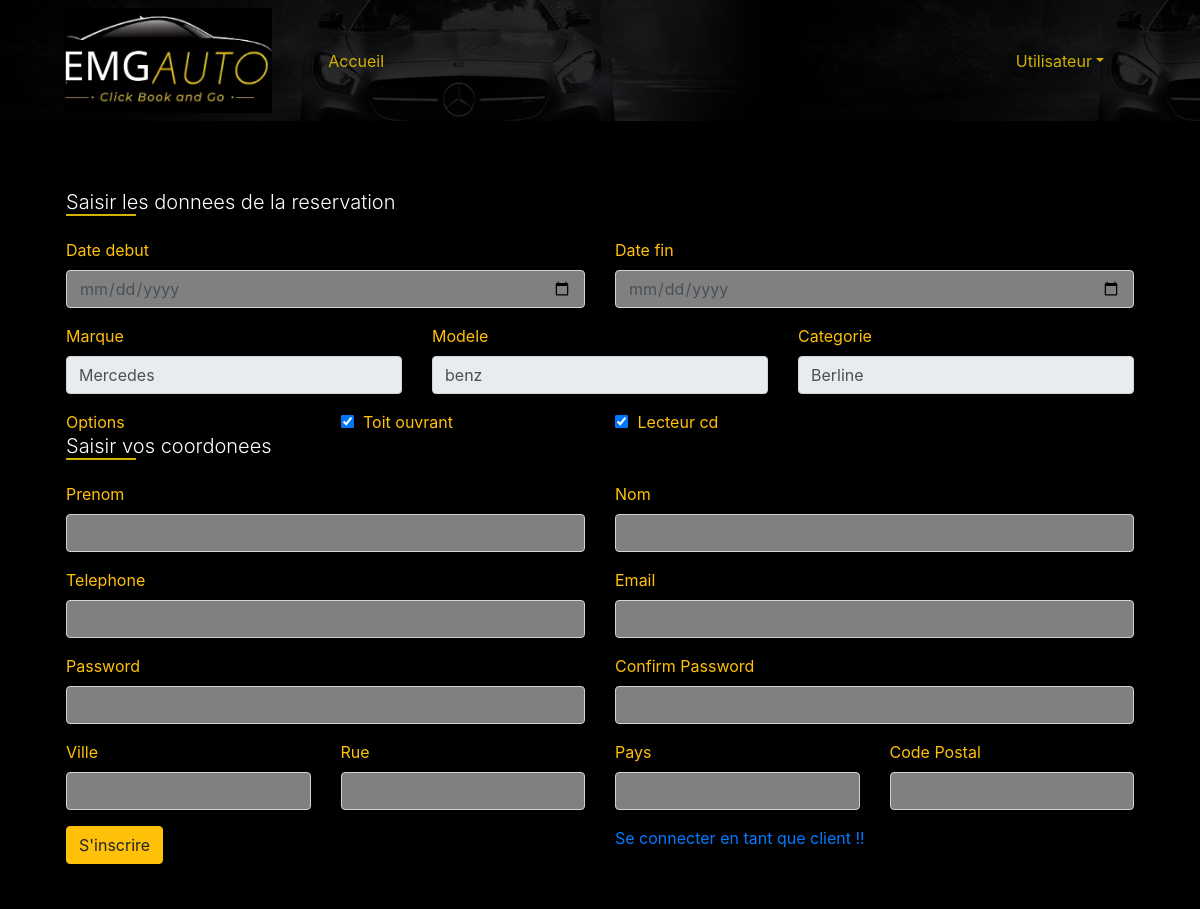
The page /?controlleurs=reservation&views=ajout.reservation&id_vehicule=2 on the database its author committed.
### tables this page shows
CREATE TABLE `vehicule` (
  `id_vehicule` int NOT NULL,
  `numero_vehicule` int NOT NULL,
  `immatriculation_vehicule` varchar(20) NOT NULL,
  `kilometrage_vehicule` varchar(20) NOT NULL,
  `volume_m3` int DEFAULT NULL,
  `charge_maximale_kg` int DEFAULT NULL,
  `longueur` int DEFAULT NULL,
  `largeur` int DEFAULT NULL,
  `hauteur` int DEFAULT NULL,
  `id_categorie` int NOT NULL,
  `id_modele` int NOT NULL,
  `id_marque` int NOT NULL,
  `id_type_vehicule` int NOT NULL,
  `id_etat` int NOT NULL
);

CREATE TABLE `marque` (
  `id_marque` int NOT NULL,
  `nom_marque` varchar(100) NOT NULL,
  `etat` enum('normal','archiver') NOT NULL
);

CREATE TABLE `modele` (
  `id_modele` int NOT NULL,
  `nom_modele` varchar(100) NOT NULL,
  `etat` enum('normal','archiver') NOT NULL
);

CREATE TABLE `categorie` (
  `id_categorie` int NOT NULL,
  `nom_categorie` varchar(100) NOT NULL,
  `prix_location_jour` int NOT NULL,
  `prix_location_km` int NOT NULL,
  `caution` int NOT NULL,
  `etat` enum('normal','archiver','disponible','indisponible') NOT NULL
);

CREATE TABLE `vehicule_option_vehicule` (
  `id_option_vehicule` int NOT NULL,
  `id_vehicule` int NOT NULL,
  `id_vehicule_option_vehicule` int NOT NULL
);

CREATE TABLE `option_vehicule` (
  `id_option_vehicule` int NOT NULL,
  `nom_option_vehicule` varchar(100) NOT NULL,
  `etat` enum('normal','archiver') NOT NULL
);

### public/index.php (called while the page is built, shortened)
<?php
    require(ROUTE_DIR.'lib/router.php');
?>

### modele/vehicule.model.php (called while the page is built, shortened)
<?php
    function find_vehicule_by_id( $id_vehicule):array{
        $pdo= ouvrir_connection_db();
        $sql="SELECT * from vehicule v,categorie c,marque ma,modele mo,type_vehicule tv
                where v.id_categorie=c.id_categorie
                    and v.id_marque=ma.id_marque
                    and v.id_type_vehicule=tv.id_type_vehicule
                    and v.id_modele=mo.id_modele
                    and v.id_vehicule=?";
        $sth = $pdo->prepare($sql, array(PDO::ATTR_CURSOR => PDO::CURSOR_FWDONLY));
        $sth->execute(array($id_vehicule));
        $vehicule = $sth->fetchAll(PDO::FETCH_ASSOC);
        return $vehicule;
    }
    function find_all_vehicule_option_vehicule($id_vehicule){
        $pdo= ouvrir_connection_db();
        $sql="SELECT ve.*,op.* FROM `vehicule_option_vehicule` ve,option_vehicule op,vehicule v
                 WHERE v.id_vehicule=ve.id_vehicule
                    and ve.id_option_vehicule=op.id_option_vehicule
                         and v.id_vehicule=? ";
        $sth = $pdo->prepare($sql, array(PDO::ATTR_CURSOR => PDO::CURSOR_FWDONLY));
        $sth->execute(array($id_vehicule));
        $vehicule = $sth->fetchAll(PDO::FETCH_ASSOC);
        return $vehicule;
    }
?>

### lib/autorisation.php (called while the page is built, shortened)
<?php
      function est_connect():bool{
        return isset($_SESSION['userConnect']);
     }
?>

### views/reservation/ajout.reservation.html.php (the view, shortened to what this page needs)
<?php
require_once(ROUTE_DIR.'views/imc/header.html.php'); ?>
<div class="container">
          <form action="" method="post">
            <div class="card text-left group shadow mb-4">
                <div class="card-body">
                    <div class="row jjj">
                        <div class="col-md-12">
                            <h3 class="section-title font-weight-light text-white mb-4">
                                <span class="headline">Saisir les donnees de la reservation</span>
                            </h3 >
                        </div>
                    </div>
                     <div class="row">
                         <div class="col-md-6">
                            <div class="form-group">
                                <label for="" class="text-warning">Date debut</label>
                                <input type="date" name="date_debut" id="" class="form-control" placeholder="" aria-describedby="helpId">
                            </div>
                         </div>
                         <div class="col-md-6">
                            <div class="form-group">
                                <label for="" class="text-warning">Date fin</label>
                                <input type="date" name="date_fin" id="" class="form-control" placeholder="" aria-describedby="helpId">
                            </div>
                         </div>
                     </div>
                     <div class="row">
                         <div class="col-md-4">
                             <div class="form-group">
                               <label for="" class="text-warning">Marque</label>
                               <input type="text" name="marque" value="<?=$vehicule[0]['nom_marque']?>" id="" class="form-control bg" disabled  placeholder="" aria-describedby="helpId">
                             </div>
                         </div>
                         <div class="col-md-4">
                             <div class="form-group">
                               <label for="" class="text-warning">Modele</label>
                               <input type="text" name="modele" id="" class="form-control bg" value="<?=$vehicule[0]['nom_modele']?>" disabled placeholder="" aria-describedby="helpId">
                             </div>
                         </div>
                         <div class="col-md-4">
                             <div class="form-group">
                               <label for="" class="text-warning">Categorie</label>
                               <input type="text" name="categorie" id="" class="form-control" value="<?=$vehicule[0]['nom_categorie']?>" disabled placeholder="" aria-describedby="helpId">
                             </div>
                         </div>
                     </div>
                     <div class="row ">
                        <div class="col-md-3">
                            <div class="form-check form-check-inline">
                                <label class="form-check-label text-warning">
                                    Options
                                </label>
                            </div>
                        </div>
                    <?php foreach($options as $option): ?>
                        <div class="col-md-3">
                            <div class="form-check form-check-inline">
                                <label class="form-check-label text-warning">
                                        <input type="checkbox" class="form-check-input" name="" id="" value="checkedValue" checked> <?=$option['nom_option_vehicule']?>
                                </label>
                            </div>
                        </div>
                     <?php endforeach ?>
                     </div>
                     <?php if(!est_connect() ): ?>
                    <div class="row jjjj">
                        <div class="col-md-12">
                            <h3 class="section-title font-weight-light text-white mb-4">
                                <span class="headline">Saisir vos coordonees</span>
                            </h3 >
                        </div>
                    </div>
                    <div class="row">
                        <div class="col-md-6">
                            <div class="form-group">
                                    <label for="" class="text-warning">Prenom</label>
                                    <input type="text"
                                        class="form-control" name="prenom" id="" aria-describedby="helpId" placeholder="">
                             </div>
                        </div>
                        <div class="col-md-6">
                            <div class="form-group">
                                    <label for="" class="text-warning">Nom</label>
                                    <input type="text"
                                        class="form-control" name="nom" id="" aria-describedby="helpId" placeholder="">
                             </div>
                        </div>
                     </div>
                     <div class="row">
                        <div class="col-md-6">
                            <div class="form-group">
                                    <label for="" class="text-warning">Telephone</label>
                                    <input type="text"
                                        class="form-control" name="telephone" id="" aria-describedby="helpId" placeholder="">
                             </div>
                        </div>
                        <div class="col-md-6">
                            <div class="form-group">
                                    <label for="" class="text-warning">Email</label>
                                    <input type="text"
                                        class="form-control" name="login" id="" aria-describedby="helpId" placeholder="">
                             </div>
                        </div>
                     </div>
                     <div class="row">
                        <div class="col-md-6">
                            <div class="form-group">
                                    <label for="" class="text-warning">Password</label>
                                    <input type="text"
                                        class="form-control" name="password" id="" aria-describedby="helpId" placeholder="">
                             </div>
                        </div>
                        <div class="col-md-6">
                            <div class="form-group">
                                    <label for="" class="text-warning">Confirm Password</label>
                                    <input type="text"
                                        class="form-control" name="confirm_password" id="" aria-describedby="helpId" placeholder="">
                             </div>
                        </div>
                     </div>
                     <div class="row">
                         <div class="col-md-3">
                             <div class="form-group">
                               <label for="" class="text-warning">Ville</label>
                               <input type="text"
                                 class="form-control" name="ville" id="" aria-describedby="helpId" placeholder="">
                             </div>
                         </div>
                         <div class="col-md-3">
                             <div class="form-group">
                               <label for="" class="text-warning">Rue</label>
                               <input type="text"
                                 class="form-control" name="rue" id="" aria-describedby="helpId" placeholder="">
                             </div>
                         </div>
                         <div class="col-md-3">
                             <div class="form-group">
                               <label for="" class="text-warning">Pays</label>
                               <input type="text"
                                 class="form-control" name="pays" id="" aria-describedby="helpId" placeholder="">
                             </div>
                         </div>
                         <div class="col-md-3">
                             <div class="form-group">
                               <label for="" class="text-warning">Code Postal</label>
                               <input type="text"
                                 class="form-control" name="code_postal" id="" aria-describedby="helpId" placeholder="">
                             </div>
                         </div>
                     </div>
                       <div class="row">
                         <div class="col-md-6">
                            <button type="submit" name="inscription" class="btn btn-warning"> S'inscrire</button>
                         </div>
                         <div class="col-md-6">
                           <a name="" id="" class=" text-primary " href="#" >Se connecter en tant que client !!</a>
                         </div>
                     </div>
                     <?php endif ?>
                </div>
            </div>
          </form>
</div>
<?php  require_once(ROUTE_DIR.'views/imc/footer.html.php'); ?>

### public/css/style.css (style rules this page uses)
.section-title::after { content: ' '; position: absolute; display: block; width: 40px; border: 1px solid #d2b100; box-shadow: inset 0 1px 1px rgba(0, 0, 0, 0.05); -webkit-box-shadow: inset 0 1px 1px rgba(0, 0, 0, 0.05); -moz-box-shadow: inset 0 1px 1px rgba(0, 0, 0, 0.05); }

### views/reservation/ajout.reservation.html.php (style rules this page uses)
.group { margin-top: 21%; background-color: #000; box-shadow: #ddd; }
input[type=text] { background: grey; }
input[type=date] { background: grey; }
.jjj { margin-top: -6%; }
.section-title::after { content: ' '; position: absolute; display: block; width: 70px; border: 1px solid #d2b100; box-shadow: inset 0 1px 1px rgba(0, 0, 0, 0.05); -webkit-box-shadow: inset 0 1px 1px rgba(0, 0, 0, 0.05); -moz-box-shadow: inset 0 1px 1px rgba(0, 0, 0, 0.05); }
.section-title { font-size: 20px; }

### rows shown on the page
vehicule: marque "Mercedes", modele "benz", categorie "Berline"
vehicule_option_vehicule: id_option_vehicule.nom_option_vehicule "Toit ouvrant"
vehicule_option_vehicule: id_option_vehicule.nom_option_vehicule "Lecteur cd"
